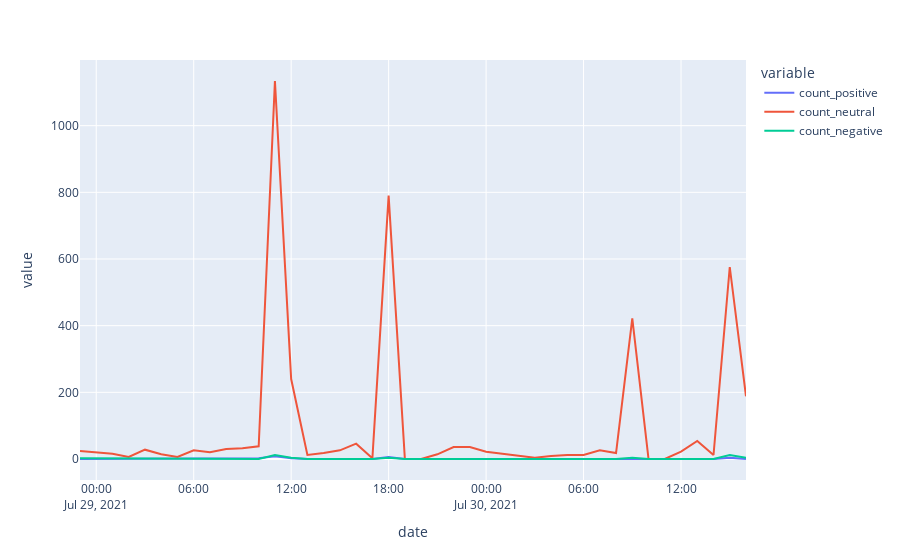

Source (notebook cell):
### Code cell
import plotly.express as px
fig = px.line(df)
fig.show()
